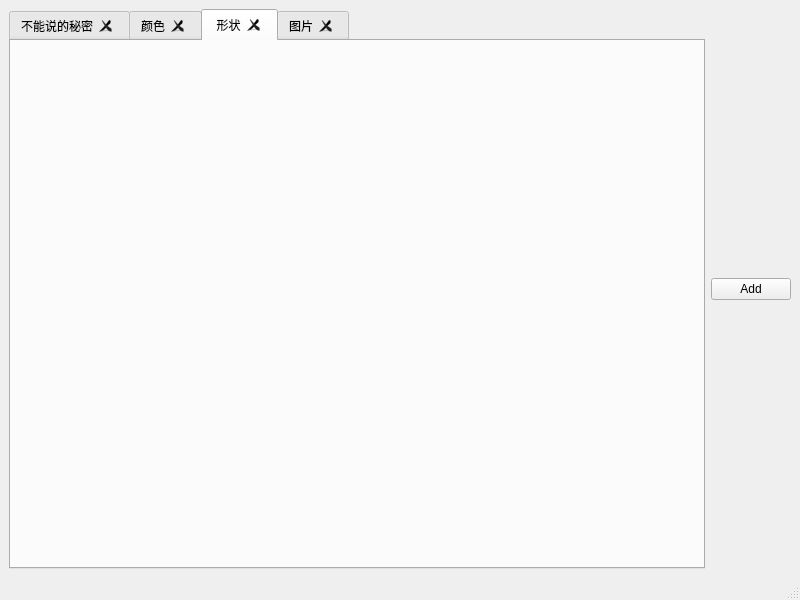
<?xml version="1.0" encoding="UTF-8"?>
<ui version="4.0">
 <class>MainWindow</class>
 <widget class="QMainWindow" name="MainWindow">
  <property name="geometry">
   <rect>
    <x>0</x>
    <y>0</y>
    <width>800</width>
    <height>600</height>
   </rect>
  </property>
  <property name="windowTitle">
   <string>MainWindow</string>
  </property>
  <widget class="QWidget" name="centralwidget">
   <layout class="QHBoxLayout" name="horizontalLayout">
    <item>
     <widget class="QTabWidget" name="tabWidget">
      <property name="currentIndex">
       <number>2</number>
      </property>
      <property name="elideMode">
       <enum>Qt::ElideRight</enum>
      </property>
      <property name="documentMode">
       <bool>false</bool>
      </property>
      <property name="tabsClosable">
       <bool>true</bool>
      </property>
      <property name="movable">
       <bool>true</bool>
      </property>
      <property name="tabBarAutoHide">
       <bool>true</bool>
      </property>
      <widget class="QWidget" name="tab">
       <attribute name="title">
        <string>不能说的秘密</string>
       </attribute>
      </widget>
      <widget class="QWidget" name="tab_2">
       <attribute name="title">
        <string>颜色</string>
       </attribute>
      </widget>
      <widget class="QWidget" name="tab_3">
       <attribute name="title">
        <string> 形状</string>
       </attribute>
      </widget>
      <widget class="QWidget" name="tab_4">
       <attribute name="title">
        <string>图片</string>
       </attribute>
      </widget>
     </widget>
    </item>
    <item>
     <widget class="QPushButton" name="addBtn">
      <property name="text">
       <string>Add</string>
      </property>
     </widget>
    </item>
   </layout>
  </widget>
  <widget class="QMenuBar" name="menubar">
   <property name="geometry">
    <rect>
     <x>0</x>
     <y>0</y>
     <width>800</width>
     <height>23</height>
    </rect>
   </property>
  </widget>
  <widget class="QStatusBar" name="statusbar"/>
 </widget>
 <resources/>
 <connections/>
</ui>
